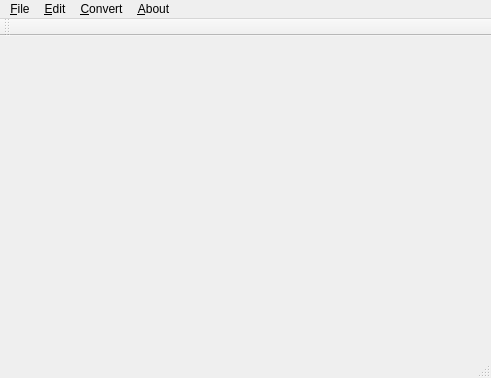
<?xml version="1.0" encoding="UTF-8"?>
<ui version="4.0">
 <class>MainWindow</class>
 <widget class="QMainWindow" name="MainWindow">
  <property name="geometry">
   <rect>
    <x>0</x>
    <y>0</y>
    <width>491</width>
    <height>378</height>
   </rect>
  </property>
  <property name="windowTitle">
   <string>QWinFF</string>
  </property>
  <property name="windowIcon">
   <iconset resource="../images.qrc">
    <normaloff>:/app/icons/qwinff_small.png</normaloff>:/app/icons/qwinff_small.png</iconset>
  </property>
  <widget class="QWidget" name="centralWidget">
   <layout class="QHBoxLayout" name="horizontalLayout"/>
  </widget>
  <widget class="QMenuBar" name="menuBar">
   <property name="geometry">
    <rect>
     <x>0</x>
     <y>0</y>
     <width>491</width>
     <height>24</height>
    </rect>
   </property>
   <widget class="QMenu" name="menuFile">
    <property name="title">
     <string>&amp;File</string>
    </property>
    <addaction name="actionAddFiles"/>
    <addaction name="actionOptions"/>
    <addaction name="separator"/>
    <addaction name="actionExit"/>
   </widget>
   <widget class="QMenu" name="menuConvert">
    <property name="title">
     <string>&amp;Convert</string>
    </property>
    <addaction name="actionStartConversion"/>
    <addaction name="actionStopConversion"/>
    <addaction name="actionRetry"/>
    <addaction name="actionRetryAll"/>
    <addaction name="separator"/>
    <addaction name="actionPoweroff"/>
   </widget>
   <widget class="QMenu" name="menuAbout">
    <property name="title">
     <string>&amp;About</string>
    </property>
    <addaction name="actionAboutQt"/>
    <addaction name="actionAboutFFmpeg"/>
    <addaction name="actionAbout"/>
   </widget>
   <widget class="QMenu" name="menuEdit">
    <property name="title">
     <string>&amp;Edit</string>
    </property>
    <addaction name="actionRemoveSelectedItems"/>
    <addaction name="actionRemoveCompletedItems"/>
    <addaction name="actionClearList"/>
    <addaction name="separator"/>
    <addaction name="actionOpenOutputFolder"/>
    <addaction name="actionSetParameters"/>
    <addaction name="actionChangeOutputFilename"/>
    <addaction name="actionChangeOutputDirectory"/>
    <addaction name="actionShowErrorMessage"/>
   </widget>
   <addaction name="menuFile"/>
   <addaction name="menuEdit"/>
   <addaction name="menuConvert"/>
   <addaction name="menuAbout"/>
  </widget>
  <widget class="QStatusBar" name="statusBar"/>
  <widget class="QToolBar" name="toolBar">
   <property name="windowTitle">
    <string>toolBar</string>
   </property>
   <attribute name="toolBarArea">
    <enum>TopToolBarArea</enum>
   </attribute>
   <attribute name="toolBarBreak">
    <bool>false</bool>
   </attribute>
  </widget>
  <action name="actionAddFiles">
   <property name="icon">
    <iconset resource="../images.qrc">
     <normaloff>:/actions/icons/add.png</normaloff>:/actions/icons/add.png</iconset>
   </property>
   <property name="text">
    <string>&amp;Add Files</string>
   </property>
   <property name="statusTip">
    <string>Add files for conversion.</string>
   </property>
   <property name="shortcut">
    <string>Ctrl+N</string>
   </property>
  </action>
  <action name="actionExit">
   <property name="icon">
    <iconset resource="../images.qrc">
     <normaloff>:/actions/icons/exit.png</normaloff>:/actions/icons/exit.png</iconset>
   </property>
   <property name="text">
    <string>E&amp;xit</string>
   </property>
   <property name="statusTip">
    <string>Exit the program.</string>
   </property>
  </action>
  <action name="actionStartConversion">
   <property name="icon">
    <iconset resource="../images.qrc">
     <normaloff>:/actions/icons/start.png</normaloff>:/actions/icons/start.png</iconset>
   </property>
   <property name="text">
    <string>&amp;Start</string>
   </property>
   <property name="statusTip">
    <string>Start conversion process.</string>
   </property>
   <property name="shortcut">
    <string>F9</string>
   </property>
  </action>
  <action name="actionStopConversion">
   <property name="icon">
    <iconset resource="../images.qrc">
     <normaloff>:/actions/icons/stop.png</normaloff>:/actions/icons/stop.png</iconset>
   </property>
   <property name="text">
    <string>S&amp;top</string>
   </property>
   <property name="statusTip">
    <string>Stop conversion process.</string>
   </property>
  </action>
  <action name="actionSetParameters">
   <property name="icon">
    <iconset resource="../images.qrc">
     <normaloff>:/actions/icons/settings.png</normaloff>:/actions/icons/settings.png</iconset>
   </property>
   <property name="text">
    <string>Set &amp;Parameters</string>
   </property>
   <property name="iconText">
    <string extracomment="Edit output file parameters.">Set Parameters</string>
   </property>
   <property name="statusTip">
    <string>Edit conversion parameters of selected files.</string>
   </property>
  </action>
  <action name="actionAboutQt">
   <property name="icon">
    <iconset resource="../images.qrc">
     <normaloff>:/app/icons/qt.png</normaloff>:/app/icons/qt.png</iconset>
   </property>
   <property name="text">
    <string>About &amp;Qt</string>
   </property>
   <property name="statusTip">
    <string>About Qt</string>
   </property>
  </action>
  <action name="actionOpenOutputFolder">
   <property name="icon">
    <iconset resource="../images.qrc">
     <normaloff>:/actions/icons/open_folder.png</normaloff>:/actions/icons/open_folder.png</iconset>
   </property>
   <property name="text">
    <string>&amp;Open Output Folder</string>
   </property>
   <property name="statusTip">
    <string>Open output folder of the first selected file.</string>
   </property>
  </action>
  <action name="actionAboutFFmpeg">
   <property name="icon">
    <iconset resource="../images.qrc">
     <normaloff>:/app/icons/ffmpeg.png</normaloff>:/app/icons/ffmpeg.png</iconset>
   </property>
   <property name="text">
    <string>About &amp;FFmpeg</string>
   </property>
   <property name="statusTip">
    <string>About FFmpeg</string>
   </property>
  </action>
  <action name="actionRemoveSelectedItems">
   <property name="icon">
    <iconset resource="../images.qrc">
     <normaloff>:/actions/icons/remove.png</normaloff>:/actions/icons/remove.png</iconset>
   </property>
   <property name="text">
    <string>&amp;Remove Selected</string>
   </property>
   <property name="statusTip">
    <string>Remove all selected items in the list.</string>
   </property>
  </action>
  <action name="actionRemoveCompletedItems">
   <property name="icon">
    <iconset resource="../images.qrc">
     <normaloff>:/actions/icons/remove_completed.png</normaloff>:/actions/icons/remove_completed.png</iconset>
   </property>
   <property name="text">
    <string>R&amp;emove Completed</string>
   </property>
   <property name="toolTip">
    <string>Remove Completed Items</string>
   </property>
   <property name="statusTip">
    <string>Remove all completed items in the list.</string>
   </property>
  </action>
  <action name="actionClearList">
   <property name="icon">
    <iconset resource="../images.qrc">
     <normaloff>:/actions/icons/clear.png</normaloff>:/actions/icons/clear.png</iconset>
   </property>
   <property name="text">
    <string>&amp;Clear List</string>
   </property>
   <property name="toolTip">
    <string>Clear List</string>
   </property>
   <property name="statusTip">
    <string>Remove all items in the list.</string>
   </property>
  </action>
  <action name="actionRetry">
   <property name="icon">
    <iconset resource="../images.qrc">
     <normaloff>:/actions/icons/retry.png</normaloff>:/actions/icons/retry.png</iconset>
   </property>
   <property name="text">
    <string>&amp;Retry</string>
   </property>
   <property name="toolTip">
    <string>Retry</string>
   </property>
   <property name="statusTip">
    <string>Retry selected tasks.</string>
   </property>
  </action>
  <action name="actionRetryAll">
   <property name="icon">
    <iconset resource="../images.qrc">
     <normaloff>:/actions/icons/retry_all.png</normaloff>:/actions/icons/retry_all.png</iconset>
   </property>
   <property name="text">
    <string>Retry &amp;All</string>
   </property>
   <property name="statusTip">
    <string>Retry all tasks.</string>
   </property>
  </action>
  <action name="actionOptions">
   <property name="icon">
    <iconset resource="../images.qrc">
     <normaloff>:/actions/icons/configure.png</normaloff>:/actions/icons/configure.png</iconset>
   </property>
   <property name="text">
    <string>&amp;Options</string>
   </property>
   <property name="statusTip">
    <string>Options</string>
   </property>
  </action>
  <action name="actionAbout">
   <property name="icon">
    <iconset resource="../images.qrc">
     <normaloff>:/app/icons/qwinff.png</normaloff>:/app/icons/qwinff.png</iconset>
   </property>
   <property name="text">
    <string>About Q&amp;WinFF</string>
   </property>
   <property name="statusTip">
    <string>About This Program</string>
   </property>
  </action>
  <action name="actionChangeOutputFilename">
   <property name="text">
    <string>Change Output &amp;Filename</string>
   </property>
   <property name="statusTip">
    <string>Change the output filename of the selected item.</string>
   </property>
  </action>
  <action name="actionChangeOutputDirectory">
   <property name="text">
    <string>Change Output &amp;Directory</string>
   </property>
   <property name="statusTip">
    <string>Change the output directory of the selected items.</string>
   </property>
  </action>
  <action name="actionPoweroff">
   <property name="text">
    <string notr="true">Poweroff</string>
   </property>
   <property name="shortcut">
    <string notr="true"/>
   </property>
  </action>
  <action name="actionShowErrorMessage">
   <property name="text">
    <string>Show Error &amp;Message</string>
   </property>
  </action>
 </widget>
 <layoutdefault spacing="6" margin="11"/>
 <resources>
  <include location="../images.qrc"/>
 </resources>
 <connections/>
</ui>
